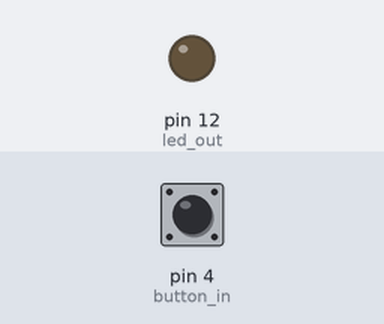
A sketch run on a simulated Arduino Uno, built with avr-gcc and run on an emulated ATmega328P. On the bench: output pins drawn as LEDs (lit = HIGH). The test bench sets the inputs (shaded band); at power-on: pin 4 (button_in) LOW.

Above: at 1.2 s.
1.3 s: pin 4 (button_in) pulled HIGH for 0.15 s
At 1.38 s:
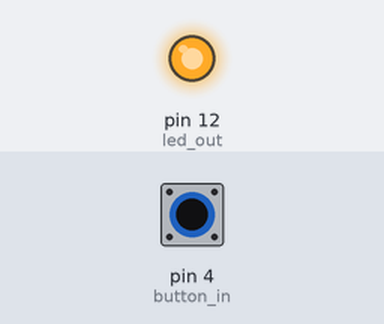
2.9 s: pin 4 (button_in) pulled HIGH for 3.2 s
At 6.6 s:
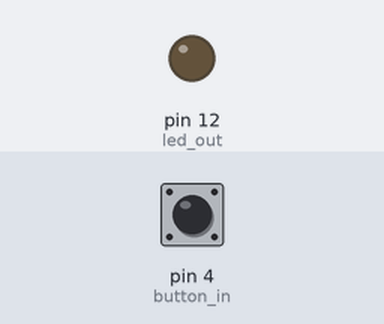
Timing chart, 0 to 8.1 s (numbered marks = the images above; inputs shaded):
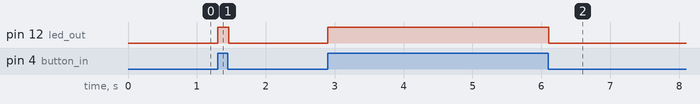

The sketch:

PIR_test.ino
```cpp
//This is a simple button press to turn on the led test.

#define led_out 12
#define button_in 4

void setup()
{
  pinMode(button_in, INPUT);
  pinMode(led_out, OUTPUT);
}

int button = 0;

void loop()
{
  button = digitalRead(button_in);

  if(button == HIGH){
    digitalWrite(led_out, HIGH);
  } else {
    digitalWrite(led_out, LOW);
  }
  delay(20);
}
```

Measured:
- after the input at 1.3 s, pin 12 (led_out): LOW → HIGH at once, → LOW 0.16 s later
- after the input at 2.9 s, pin 12 (led_out): LOW → HIGH at once, → LOW 3.2 s later
